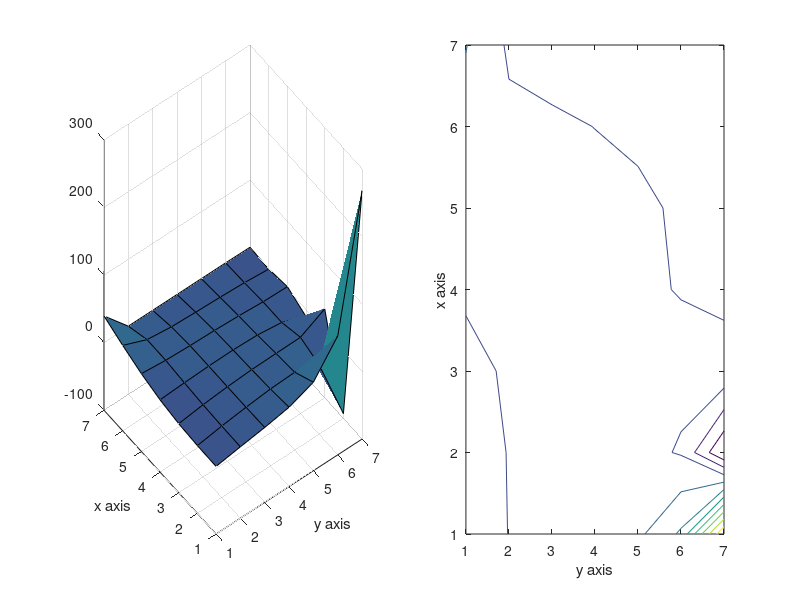

MATLAB code for this plot:
%Matlab Code to solve Poisson's equation with Gauss Seidel Method with the following conditions in the problem statement. 
% Jose Chavez  1161146 
clear all; clc; 

%% Given Conditions 
ax = -pi; 
ay = -pi; 
bx = pi; 
by = pi; 
N=input('Value of X Intenal Nodes='); % Number of points on the internal nodes for N and M%
M=input('Value of Y Internal Nodes='); 
tic
Me=M+2; %Number of points including exterior boundary points for Ne and Me%
Ne=N+2; 
% this generates the x and y values that will be used to calculate 
x = linspace(-pi,pi,Ne); 
y = linspace(-pi,pi,Me); 
%% 

U = ones(Ne,Me); %U initial guess %

% For loop solving for right hand side with F equation with i,j indices% 
for i=1:length(x); 
    for j=1:length(y); 
F(i,j) = cos ( (0.5*pi)* (2*((x(i)-ax) / (bx - ax))+1 )).*sin( pi*((y(j)-ay) / (by -ay))); 
    end 
end 

%% Boundary Conditions for "top" and "bottom" 

% Bottom boundary values 
phi = ((x - ax).^2 ) .* sin( (pi *(x- ax)) / (2*(bx-ax)) ) ; 

% Top boundary values 
psy = cos (pi*(x-ax)).*cosh(bx-x); 

% place these known values in the solution grid 
U(:,1) = phi; 
U(:,Me) = psy; 
%% Left and Right Boundary points 
%   Using the given neumann condition yields special cases of the Gauss-siedel iteration that can be used along entire "side" boundaries. 
%   F and U is computed in solution grid 
% Multipliers that are used in the iterations. 
DX = 2*pi/(N+1); 
B = 1/DX.^2;
DY = 2*pi/(M+1); 
C = 1/DY.^2;
DEN = -2*(B+C); 

% Normalize Multipliers%
B = B/DEN; 
C = C/DEN; 
F = F/DEN; 
DEN = 1; 
error=10; 
error_iterations=0;
% check for diagonal dominance of elements 
abs(DEN) >= abs(2*B+2*C)
while error>10^-10; 
    W=U; 
for P = 1:1000; 

for j = 2:M+1; 
     
    % Left boundary 
    U(1,j) = DEN*(  F(1,j) - (2*B)*U(2,j) - C*U(1,j-1) - C*U(1,j+1) ); 
    % Right Boundary 
    U(N,j) = DEN*(  F(N,j) - (2*B)*U(N-1,j) - C*U(N,j-1) - C*U(N,j+1) ); 
end 

%% Gauss-Siedel iterating the general U equation%

for i = 2:N+1; 
    for j = 2:M+1; 
        U(i,j) = DEN*(  F(i,j) - C*U(i+1,j) - C*U(i-1,j)- B*U(i,j+1) - B*U(i,j-1) ); 
    end 
end 
end 
error=abs(max(max(((W-U)./W)))); 
error_iterations=error_iterations+1;
end 
toc 
error_iterations
figure 
subplot(1,2,1),surf(U),xlabel('y axis'),ylabel('x axis');
subplot(1,2,2),contour(U),xlabel('y axis'),ylabel('x axis');
